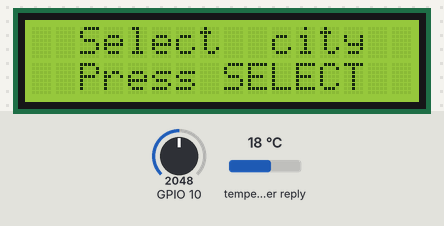
A program run on a simulated ESP32-S3. On the bench: 16×2 character LCD. Inputs (shaded band) come from the test bench; at power-on: GPIO 10 = 2048, temperature in the weather reply 18 °C. WiFi joins after 1.5 s; servers stay silent unless stated; web services answer with replies made up by the test bench; what the program prints to the serial monitor is not drawn.

Above: at 8.2 s.
8.3 s: GPIO 10 set to 2094
At 9.4 s:
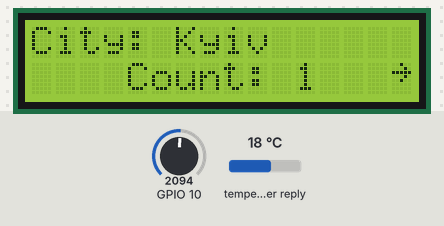
9.8 s: GPIO 10 set to 1550
11.3 s: GPIO 10 set to 1432
At 11.7 s:
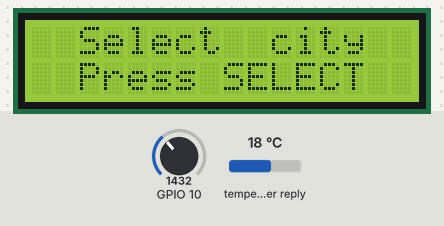
12.8 s: GPIO 10 set to 2866
At 14.0 s:
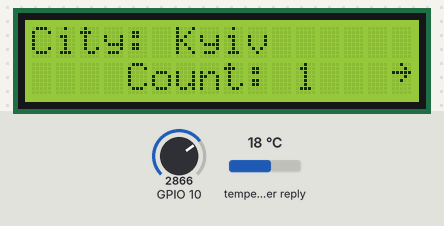
14.3 s: GPIO 10 set to 0
At 15.2 s:
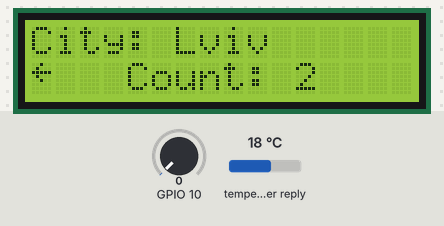
15.8 s: GPIO 10 set to 189
17.3 s: GPIO 10 set to 219
At 18.6 s:
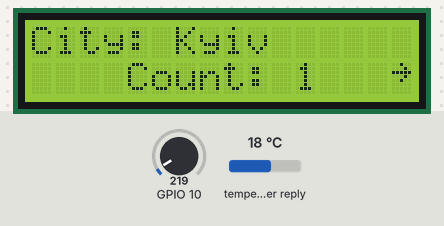
Timing chart, 0 to 19.8 s (numbered marks = the images above; inputs shaded):
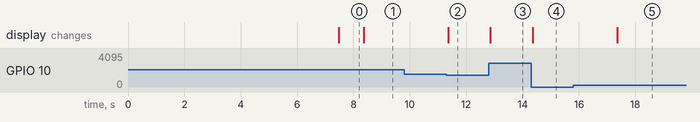

Measured:
- the behaviour switches between 2049 and 2050 on GPIO 10 (found by bisection; images 0 and 1)
- the behaviour switches between 1500 and 1499 on GPIO 10 (found by bisection; images 1 and 2)
- the behaviour switches between 199 and 200 on GPIO 10 (found by bisection; images 4 and 5)
- after the input at 8.3 s, the display: changes after 0.06 s (image 1)
- after the input at 9.8 s, every drawn part: stays the same
- after the input at 11.3 s, the display: changes after 0.06 s (image 2)
- after the input at 12.8 s, the display: changes after 0.06 s (image 3)
- after the input at 14.3 s, the display: changes after 0.06 s (image 4)
- after the input at 15.8 s, every drawn part: stays the same
- after the input at 17.3 s, the display: changes after 0.06 s (image 5)

The program:

main.cpp
```cpp
#include <Arduino.h>            // Базові функції Arduino
#include "Get_response.h"       // Заголовочний файл з функцією Get_JSON()
#include "WiFi_Connect.h"       // Заголовочний файл з функцією ConnectToWiFi()
#include "CLD_Interface.h"      // Заголовочний файл з функціями керування кнопками та LCD дисплеєм

void setup() {
  Serial.begin(115200);     // Ініціалізація Serial-порту для виводу діагностичних повідомлень

  LCD_Settings();           //Налаштування LCD

  delay(5000);              //Затримка 5 секунд, щоб Serial Monitor отримав перше повідомлення
  ConnectToWiFi();          //Підключення до мережі WiFi
}

void loop() {
  // Виклик функції, яка:
  // - перевіряє таймер
  // - виконує HTTP-запит до OpenWeather
  Get_JSON();
  Button();
  Display_Picture();
}
```
